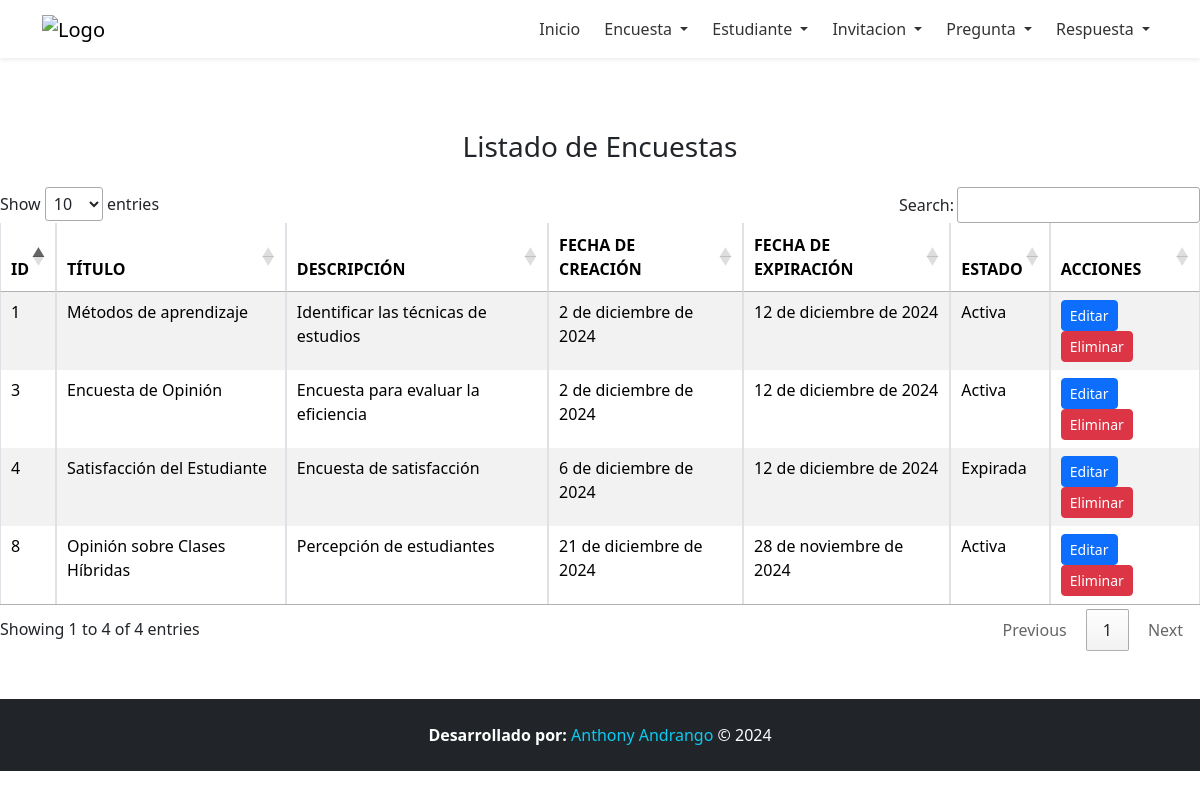
Screenshot of /listadoEncuesta/ with the database file from the repository.
### Aplicaciones/Academico/models.py (models this page shows, shortened)
class Encuesta(models.Model):
    id=models.AutoField(primary_key=True)
    titulo=models.CharField(max_length=100)
    descripcion=models.CharField(max_length=100)
    fecha_creacion=models.DateField()
    fecha_expiracion=models.DateField()
    estado=models.CharField(max_length=100)

### Aplicaciones/Academico/views.py (the view)
# urls.py: path('listadoEncuesta/', views.listadoEncuesta),
def listadoEncuesta(request):
    encuestasBdd=Encuesta.objects.all()
    return render(request,'listadoEncuesta.html',{'encuestas':encuestasBdd})

### Aplicaciones/Academico/templates/listadoEncuesta.html (shortened to what this page needs)
{% extends "./plantilla.html" %}
{% block contenido %}
<br><br>
<h3 class="text-center mb-4">Listado de Encuestas</h3>
<table class="table table-bordered table-striped table-hover" id="mitablaEncuestas">
    <thead>
        <tr>
            <th>ID</th>
            <th>TÍTULO</th>
            <th>DESCRIPCIÓN</th>
            <th>FECHA DE CREACIÓN</th>
            <th>FECHA DE EXPIRACIÓN</th>
            <th>ESTADO</th>
            <th>ACCIONES</th>
        </tr>
    </thead>
    <tbody>
        {% for encuesta in encuestas %}
            <tr>
                <td>{{ encuesta.id }}</td>
                <td>{{ encuesta.titulo }}</td>
                <td>{{ encuesta.descripcion }}</td>
                <td>{{ encuesta.fecha_creacion }}</td>
                <td>{{ encuesta.fecha_expiracion }}</td>
                <td>{{ encuesta.estado }}</td>
                <td>
                    <a href="/editarEncuesta/{{ encuesta.id }}" class="btn btn-primary btn-sm">Editar</a>
                    <a onclick="return confirmDelete('{{ encuesta.id }}', 'encuesta');" href="#" class="btn btn-danger btn-sm">Eliminar</a>
                </td>
            </tr>
        {% endfor %}
    </tbody>
</table>
{% endblock %}

### rows the page displays
Encuesta: id "1", titulo "Métodos de aprendizaje", descripcion "Identificar las técnicas de estudios", fecha_creacion "2 de diciembre de 2024", fecha_expiracion "12 de diciembre de 2024", estado "Activa"
Encuesta: id "3", titulo "Encuesta de Opinión", descripcion "Encuesta para evaluar la eficiencia", fecha_creacion "2 de diciembre de 2024", fecha_expiracion "12 de diciembre de 2024", estado "Activa"
Encuesta: id "4", titulo "Satisfacción del Estudiante", descripcion "Encuesta de satisfacción", fecha_creacion "6 de diciembre de 2024", fecha_expiracion "12 de diciembre de 2024", estado "Expirada"
Encuesta: id "8", titulo "Opinión sobre Clases Híbridas", descripcion "Percepción de estudiantes", fecha_creacion "21 de diciembre de 2024", fecha_expiracion "28 de noviembre de 2024", estado "Activa"
